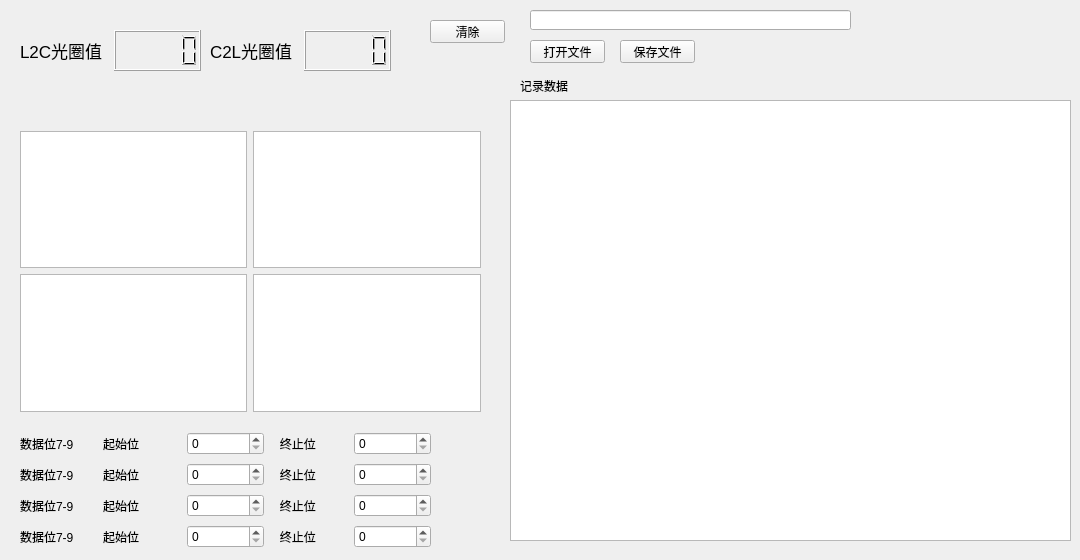
   <widget class="QWidget" name="tab_6">
    <attribute name="title">
     <string>光圈</string>
    </attribute>
    <widget class="QTextEdit" name="textEdit_open_file">
     <property name="geometry">
      <rect>
       <x>510</x>
       <y>100</y>
       <width>561</width>
       <height>441</height>
      </rect>
     </property>
     <property name="font">
      <font>
       <family>Consolas</family>
       <pointsize>14</pointsize>
      </font>
     </property>
    </widget>
    <widget class="QLabel" name="label_14">
     <property name="geometry">
      <rect>
       <x>520</x>
       <y>80</y>
       <width>54</width>
       <height>12</height>
      </rect>
     </property>
     <property name="text">
      <string>记录数据</string>
     </property>
    </widget>
    <widget class="QPushButton" name="pushButton_open_file_2">
     <property name="geometry">
      <rect>
       <x>530</x>
       <y>40</y>
       <width>75</width>
       <height>23</height>
      </rect>
     </property>
     <property name="text">
      <string>打开文件</string>
     </property>
    </widget>
    <widget class="QPushButton" name="pushButton_save_file2">
     <property name="geometry">
      <rect>
       <x>620</x>
       <y>40</y>
       <width>75</width>
       <height>23</height>
      </rect>
     </property>
     <property name="text">
      <string>保存文件</string>
     </property>
    </widget>
    <widget class="QLineEdit" name="lineEdit_sava_file_path">
     <property name="geometry">
      <rect>
       <x>530</x>
       <y>10</y>
       <width>321</width>
       <height>20</height>
      </rect>
     </property>
    </widget>
    <widget class="QWidget" name="layoutWidget_11">
     <property name="geometry">
      <rect>
       <x>20</x>
       <y>30</y>
       <width>181</width>
       <height>41</height>
      </rect>
     </property>
     <layout class="QHBoxLayout" name="horizontalLayout_7">
      <item>
       <widget class="QLabel" name="label_3">
        <property name="font">
         <font>
          <pointsize>13</pointsize>
         </font>
        </property>
        <property name="text">
         <string>L2C光圈值</string>
        </property>
       </widget>
      </item>
      <item>
       <widget class="QLCDNumber" name="lcdNumber">
        <property name="palette">
         <palette>
          <active>
           <colorrole role="WindowText">
            <brush brushstyle="SolidPattern">
             <color alpha="255">
              <red>0</red>
              <green>0</green>
              <blue>0</blue>
             </color>
            </brush>
           </colorrole>
           <colorrole role="Button">
            <brush brushstyle="SolidPattern">
             <color alpha="255">
              <red>0</red>
              <green>0</green>
              <blue>255</blue>
             </color>
            </brush>
           </colorrole>
          </active>
          <inactive>
           <colorrole role="WindowText">
            <brush brushstyle="SolidPattern">
             <color alpha="255">
              <red>0</red>
              <green>0</green>
              <blue>0</blue>
             </color>
            </brush>
           </colorrole>
           <colorrole role="Button">
            <brush brushstyle="SolidPattern">
             <color alpha="255">
              <red>0</red>
              <green>0</green>
              <blue>255</blue>
             </color>
            </brush>
           </colorrole>
          </inactive>
          <disabled>
           <colorrole role="WindowText">
            <brush brushstyle="SolidPattern">
             <color alpha="255">
              <red>106</red>
              <green>104</green>
              <blue>100</blue>
             </color>
            </brush>
           </colorrole>
           <colorrole role="Button">
            <brush brushstyle="SolidPattern">
             <color alpha="255">
              <red>0</red>
              <green>0</green>
              <blue>255</blue>
             </color>
            </brush>
           </colorrole>
          </disabled>
         </palette>
        </property>
        <property name="font">
         <font>
          <family>Agency FB</family>
          <pointsize>11</pointsize>
          <weight>75</weight>
          <bold>true</bold>
         </font>
        </property>
       </widget>
      </item>
     </layout>
    </widget>
    <widget class="QWidget" name="layoutWidget_12">
     <property name="geometry">
      <rect>
       <x>20</x>
       <y>131</y>
       <width>461</width>
       <height>281</height>
      </rect>
     </property>
     <layout class="QGridLayout" name="gridLayout_3">
      <item row="0" column="0">
       <widget class="QTextBrowser" name="textBrowser_aper_6_9">
        <property name="font">
         <font>
          <family>Consolas</family>
          <pointsize>14</pointsize>
         </font>
        </property>
       </widget>
      </item>
      <item row="0" column="1">
       <widget class="QTextBrowser" name="textBrowser_aper_38_43">
        <property name="font">
         <font>
          <family>Consolas</family>
          <pointsize>14</pointsize>
         </font>
        </property>
       </widget>
      </item>
      <item row="1" column="0">
       <widget class="QTextBrowser" name="textBrowser_aper_106_109">
        <property name="font">
         <font>
          <family>Consolas</family>
          <pointsize>14</pointsize>
         </font>
        </property>
       </widget>
      </item>
      <item row="1" column="1">
       <widget class="QTextBrowser" name="textBrowser_aper_106_110">
        <property name="font">
         <font>
          <family>Consolas</family>
          <pointsize>14</pointsize>
         </font>
        </property>
       </widget>
      </item>
     </layout>
    </widget>
    <widget class="QWidget" name="layoutWidget_13">
     <property name="geometry">
      <rect>
       <x>20</x>
       <y>430</y>
       <width>411</width>
       <height>121</height>
      </rect>
     </property>
     <layout class="QGridLayout" name="gridLayout_4">
      <item row="2" column="0">
       <widget class="QLabel" name="label_23">
        <property name="text">
         <string>数据位7-9</string>
        </property>
       </widget>
      </item>
      <item row="1" column="0">
       <widget class="QLabel" name="label_9">
        <property name="text">
         <string>数据位7-9</string>
        </property>
       </widget>
      </item>
      <item row="3" column="2">
       <widget class="QSpinBox" name="spinBox_75_data_aper_print_start_bit4"/>
      </item>
      <item row="0" column="1">
       <widget class="QLabel" name="label_24">
        <property name="text">
         <string>起始位</string>
        </property>
       </widget>
      </item>
      <item row="1" column="5">
       <widget class="QSpinBox" name="spinBox_75_data_aper_print_stop_bit2"/>
      </item>
      <item row="0" column="3">
       <widget class="QLabel" name="label_25">
        <property name="text">
         <string>   终止位</string>
        </property>
       </widget>
      </item>
      <item row="1" column="3">
       <widget class="QLabel" name="label_27">
        <property name="text">
         <string>   终止位</string>
        </property>
       </widget>
      </item>
      <item row="2" column="1">
       <widget class="QLabel" name="label_28">
        <property name="text">
         <string>起始位</string>
        </property>
       </widget>
      </item>
      <item row="0" column="5">
       <widget class="QSpinBox" name="spinBox_75_data_aper_print_stop_bit"/>
      </item>
      <item row="1" column="1">
       <widget class="QLabel" name="label_26">
        <property name="text">
         <string>起始位</string>
        </property>
       </widget>
      </item>
      <item row="3" column="5">
       <widget class="QSpinBox" name="spinBox_75_data_aper_print_stop_bit4"/>
      </item>
      <item row="0" column="2">
       <widget class="QSpinBox" name="spinBox_75_data_aper_print_start_bit"/>
      </item>
      <item row="2" column="5">
       <widget class="QSpinBox" name="spinBox_75_data_aper_print_stop_bit3"/>
      </item>
      <item row="1" column="2">
       <widget class="QSpinBox" name="spinBox_75_data_aper_print_start_bit2"/>
      </item>
      <item row="2" column="2">
       <widget class="QSpinBox" name="spinBox_75_data_aper_print_start_bit3"/>
      </item>
      <item row="3" column="0">
       <widget class="QLabel" name="label_32">
        <property name="text">
         <string>数据位7-9</string>
        </property>
       </widget>
      </item>
      <item row="3" column="1">
       <widget class="QLabel" name="label_30">
        <property name="text">
         <string>起始位</string>
        </property>
       </widget>
      </item>
      <item row="2" column="3">
       <widget class="QLabel" name="label_29">
        <property name="text">
         <string>   终止位</string>
        </property>
       </widget>
      </item>
      <item row="0" column="0">
       <widget class="QLabel" name="label_10">
        <property name="text">
         <string>数据位7-9</string>
        </property>
       </widget>
      </item>
      <item row="3" column="3">
       <widget class="QLabel" name="label_31">
        <property name="text">
         <string>   终止位</string>
        </property>
       </widget>
      </item>
     </layout>
    </widget>
    <widget class="QPushButton" name="pushButton_aper_clear">
     <property name="geometry">
      <rect>
       <x>430</x>
       <y>20</y>
       <width>75</width>
       <height>23</height>
      </rect>
     </property>
     <property name="text">
      <string>清除</string>
     </property>
    </widget>
    <widget class="QWidget" name="layoutWidget_17">
     <property name="geometry">
      <rect>
       <x>210</x>
       <y>30</y>
       <width>181</width>
       <height>41</height>
      </rect>
     </property>
     <layout class="QHBoxLayout" name="horizontalLayout_16">
      <item>
       <widget class="QLabel" name="label_18">
        <property name="font">
         <font>
          <pointsize>13</pointsize>
         </font>
        </property>
        <property name="text">
         <string>C2L光圈值</string>
        </property>
       </widget>
      </item>
      <item>
       <widget class="QLCDNumber" name="lcdNumber_C2L_aper_value">
        <property name="palette">
         <palette>
          <active>
           <colorrole role="WindowText">
            <brush brushstyle="SolidPattern">
             <color alpha="255">
              <red>0</red>
              <green>0</green>
              <blue>0</blue>
             </color>
            </brush>
           </colorrole>
           <colorrole role="Button">
            <brush brushstyle="SolidPattern">
             <color alpha="255">
              <red>0</red>
              <green>0</green>
              <blue>255</blue>
             </color>
            </brush>
           </colorrole>
          </active>
          <inactive>
           <colorrole role="WindowText">
            <brush brushstyle="SolidPattern">
             <color alpha="255">
              <red>0</red>
              <green>0</green>
              <blue>0</blue>
             </color>
            </brush>
           </colorrole>
           <colorrole role="Button">
            <brush brushstyle="SolidPattern">
             <color alpha="255">
              <red>0</red>
              <green>0</green>
              <blue>255</blue>
             </color>
            </brush>
           </colorrole>
          </inactive>
          <disabled>
           <colorrole role="WindowText">
            <brush brushstyle="SolidPattern">
             <color alpha="255">
              <red>106</red>
              <green>104</green>
              <blue>100</blue>
             </color>
            </brush>
           </colorrole>
           <colorrole role="Button">
            <brush brushstyle="SolidPattern">
             <color alpha="255">
              <red>0</red>
              <green>0</green>
              <blue>255</blue>
             </color>
            </brush>
           </colorrole>
          </disabled>
         </palette>
        </property>
        <property name="font">
         <font>
          <family>Agency FB</family>
          <pointsize>11</pointsize>
          <weight>75</weight>
          <bold>true</bold>
         </font>
        </property>
       </widget>
      </item>
     </layout>
    </widget>
   </widget>
